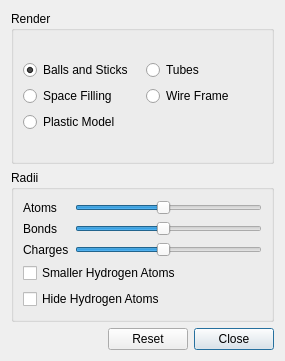
<?xml version="1.0" encoding="UTF-8"?>
<ui version="4.0">
 <class>MoleculeConfigurator</class>
 <widget class="QDialog" name="MoleculeConfigurator">
  <property name="geometry">
   <rect>
    <x>0</x>
    <y>0</y>
    <width>285</width>
    <height>361</height>
   </rect>
  </property>
  <property name="windowTitle">
   <string>Configure Molecule</string>
  </property>
  <property name="sizeGripEnabled">
   <bool>false</bool>
  </property>
  <layout class="QVBoxLayout" name="verticalLayout_3">
   <item>
    <widget class="QGroupBox" name="groupBox">
     <property name="title">
      <string>Render</string>
     </property>
     <layout class="QVBoxLayout" name="verticalLayout_2">
      <item>
       <layout class="QGridLayout" name="gridLayout_2">
        <item row="1" column="1">
         <widget class="QRadioButton" name="wireFrame">
          <property name="text">
           <string>Wire Frame</string>
          </property>
         </widget>
        </item>
        <item row="0" column="0">
         <widget class="QRadioButton" name="ballsAndSticks">
          <property name="text">
           <string>Balls and Sticks</string>
          </property>
          <property name="checked">
           <bool>true</bool>
          </property>
         </widget>
        </item>
        <item row="1" column="0">
         <widget class="QRadioButton" name="spaceFilling">
          <property name="text">
           <string>Space Filling</string>
          </property>
         </widget>
        </item>
        <item row="0" column="1">
         <widget class="QRadioButton" name="tubes">
          <property name="text">
           <string>Tubes</string>
          </property>
         </widget>
        </item>
        <item row="2" column="0">
         <widget class="QRadioButton" name="plastic">
          <property name="text">
           <string>Plastic Model</string>
          </property>
         </widget>
        </item>
       </layout>
      </item>
     </layout>
    </widget>
   </item>
   <item>
    <widget class="QGroupBox" name="groupBox_2">
     <property name="title">
      <string>Radii</string>
     </property>
     <layout class="QVBoxLayout" name="verticalLayout">
      <item>
       <layout class="QGridLayout" name="gridLayout">
        <item row="3" column="0" colspan="2">
         <widget class="QCheckBox" name="smallerHydrogens">
          <property name="text">
           <string>Smaller Hydrogen Atoms</string>
          </property>
         </widget>
        </item>
        <item row="1" column="1">
         <widget class="QSlider" name="bondRadiusScale">
          <property name="minimum">
           <number>1</number>
          </property>
          <property name="maximum">
           <number>20</number>
          </property>
          <property name="pageStep">
           <number>1</number>
          </property>
          <property name="value">
           <number>10</number>
          </property>
          <property name="orientation">
           <enum>Qt::Horizontal</enum>
          </property>
         </widget>
        </item>
        <item row="0" column="1">
         <widget class="QSlider" name="atomRadiusScale">
          <property name="minimum">
           <number>1</number>
          </property>
          <property name="maximum">
           <number>20</number>
          </property>
          <property name="pageStep">
           <number>1</number>
          </property>
          <property name="value">
           <number>10</number>
          </property>
          <property name="orientation">
           <enum>Qt::Horizontal</enum>
          </property>
         </widget>
        </item>
        <item row="0" column="0">
         <widget class="QLabel" name="label_12">
          <property name="text">
           <string>Atoms</string>
          </property>
         </widget>
        </item>
        <item row="1" column="0">
         <widget class="QLabel" name="label_13">
          <property name="text">
           <string>Bonds</string>
          </property>
         </widget>
        </item>
        <item row="2" column="0">
         <widget class="QLabel" name="label_14">
          <property name="text">
           <string>Charges</string>
          </property>
         </widget>
        </item>
        <item row="2" column="1">
         <widget class="QSlider" name="chargeRadiusScale">
          <property name="minimum">
           <number>1</number>
          </property>
          <property name="maximum">
           <number>20</number>
          </property>
          <property name="pageStep">
           <number>1</number>
          </property>
          <property name="value">
           <number>10</number>
          </property>
          <property name="orientation">
           <enum>Qt::Horizontal</enum>
          </property>
         </widget>
        </item>
        <item row="4" column="0" colspan="2">
         <widget class="QCheckBox" name="hideHydrogens">
          <property name="text">
           <string>Hide Hydrogen Atoms</string>
          </property>
          <property name="checked">
           <bool>false</bool>
          </property>
         </widget>
        </item>
       </layout>
      </item>
     </layout>
    </widget>
   </item>
   <item>
    <layout class="QHBoxLayout" name="horizontalLayout_2">
     <item>
      <spacer name="horizontalSpacer_2">
       <property name="orientation">
        <enum>Qt::Horizontal</enum>
       </property>
       <property name="sizeHint" stdset="0">
        <size>
         <width>40</width>
         <height>20</height>
        </size>
       </property>
      </spacer>
     </item>
     <item>
      <widget class="QPushButton" name="resetButton">
       <property name="text">
        <string>Reset</string>
       </property>
      </widget>
     </item>
     <item>
      <widget class="QPushButton" name="okButton">
       <property name="text">
        <string>Close</string>
       </property>
       <property name="default">
        <bool>true</bool>
       </property>
      </widget>
     </item>
    </layout>
   </item>
  </layout>
 </widget>
 <resources/>
 <connections>
  <connection>
   <sender>okButton</sender>
   <signal>clicked()</signal>
   <receiver>MoleculeConfigurator</receiver>
   <slot>close()</slot>
   <hints>
    <hint type="sourcelabel">
     <x>440</x>
     <y>281</y>
    </hint>
    <hint type="destinationlabel">
     <x>246</x>
     <y>163</y>
    </hint>
   </hints>
  </connection>
 </connections>
</ui>
